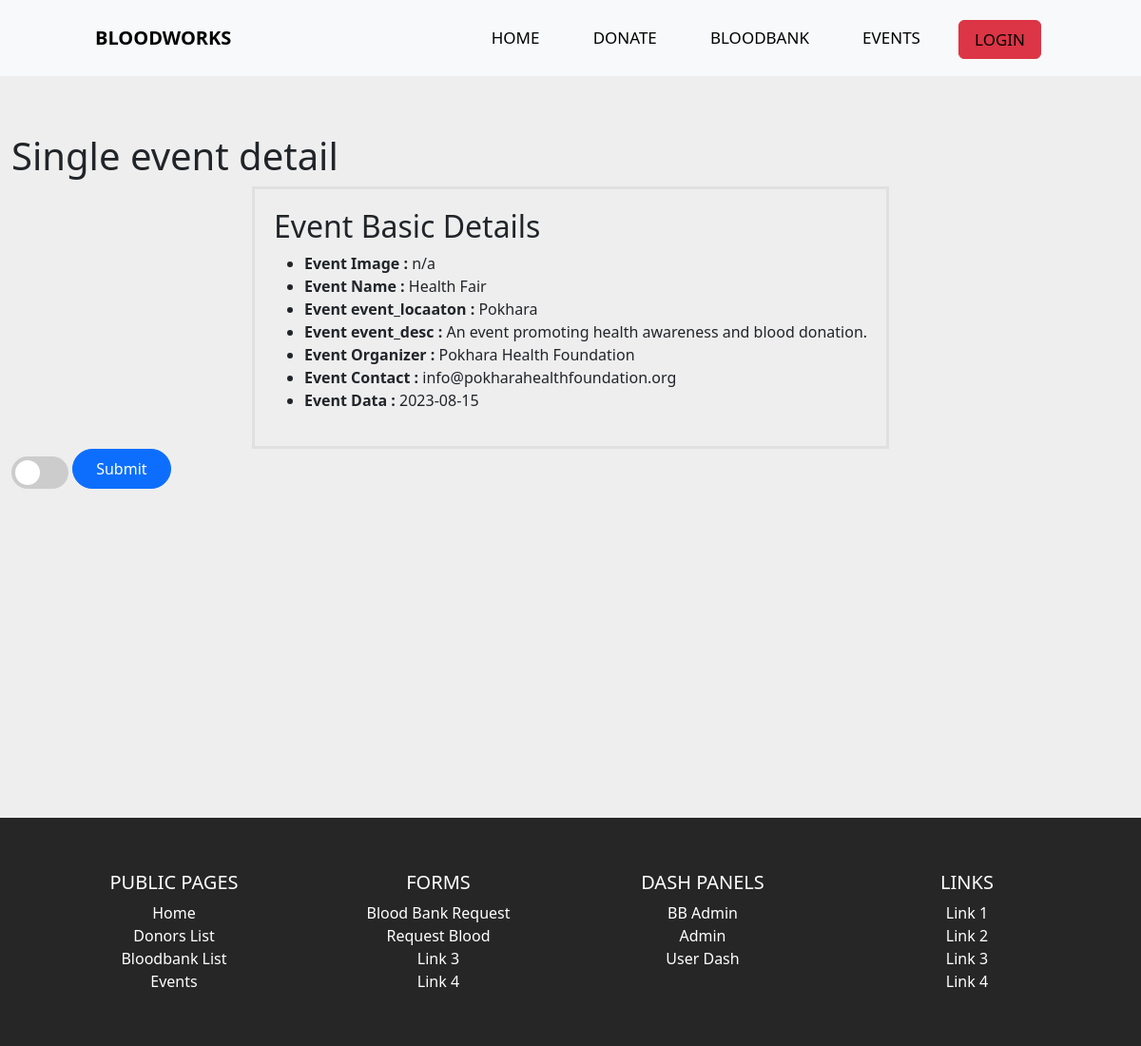
The page /event/19 on the database its author committed.
### tables this page shows
CREATE TABLE `event` (
  `event_id` int(11) NOT NULL,
  `bb_id` int(11) DEFAULT NULL,
  `event_name` varchar(50) DEFAULT NULL,
  `event_location` varchar(50) DEFAULT NULL,
  `event_desc` text DEFAULT NULL,
  `organizer` varchar(50) DEFAULT NULL,
  `contact_info` varchar(255) DEFAULT NULL,
  `event_date` date DEFAULT NULL
);

### controllers/Event.php (called while the page is built, shortened)
<?php
class Event
{
    public function index($a = "", $b = "", $c = "")
    {
        $event_id=$a;
        $uid = getLoggedinUser('userid');
        $eventDetails = $this->eventDetails($event_id);
        $checkin = $this->isCheckIn($event_id, $uid);
        $data = [
            "isCheckIn" => $checkin,
            "eventData" => $eventDetails,
        ];
        $this->view("event", $data);
    }
    public function isCheckIn($event_id, $uid)
    {
        $isCheckIn = new Model;
        $isCheckIn->table = "event_participants";
        $isCheckIn->order_column = "participation_id";
        $data = [
            "event_id" => $event_id,
            "user_id" => $uid,
        ];
        $isCheckIn = $isCheckIn->where($data);
        if (empty($isCheckIn)) {
            return false;
        } else {
            return true;
        }
    }
    public function eventDetails($event_id){
        $eventDetails = new Model;
        $eventDetails->table = "event";
        $eventDetails->order_column = "event_id";
        $data = [
            "event_id" => $event_id
        ];
        $eventDetails = $eventDetails->where($data);
        return $eventDetails;
    }
}

### includes/app.php (called while the page is built, shortened)
<?php
class App
{
    private $method = "index";
    public function splitURL()
    {
        $URL = $_GET['url'] ?? 'home';
        $URL = explode("/", trim($URL, "/"));
        return $URL;
    }
    public function loadController()
    {
        $URL = $this->splitURL();
        if($URL[0] == "dash"){
            if ($URL[0] == "dash" && !isset($URL[1])) {
                $filename = "controllers/Dash"  . ".php";
            } elseif ($URL[0] == "dash" && isset($URL[1])) {
                $filename = "controllers/" . $URL[0] . $URL[1] . ".php";
            }
        }
        elseif ($URL[0] == "admin"  ) {
            if ($URL[0] == "admin" && !isset($URL[1])) {
                $filename = "controllers/Admin"  . ".php";
            } elseif ($URL[0] == "admin" && isset($URL[1])) {
                $filename = "controllers/" . $URL[0] . $URL[1] . ".php";
            }
        }
        elseif ($URL[0] == "bbadmin"  ) {
            if ($URL[0] == "bbadmin" && !isset($URL[1])) {
                $filename = "controllers/bbadmin"  . ".php";
            } elseif ($URL[0] == "bbadmin" && isset($URL[1])) {
                $filename = "controllers/" . $URL[0] . $URL[1] . ".php";
            }
        }
        else{
            $filename = "controllers/" .$URL[0] . ".php";
        }
        if (file_exists($filename)) {
            unset($URL[0]);
        } else {
            $filename = "controllers/_404.php";
            require $filename;
            $this->controller = "_404";
        }
        $controller = new $this->controller;
        $URL = $URL ? array_values($URL) : [];
        call_user_func_array([$controller, $this->method], $URL);
    }
}

### index.php (called while the page is built, shortened)
<?php
$app = new App;
$app->loadController();
?>

### includes/database.php (called while the page is built, shortened)
<?php
trait Database
{
    public function connect()
    {
        $string = "mysql:hostname=" . DBHOST . ";dbname=" . DBNAME;
        $con = new PDO($string, DBUSER, DBPASS);
        return $con;
    }
    public function query($query, $data = [])
    {
        $con = $this->connect();
        $stm = $con->prepare($query);
        $check = $stm->execute($data);
        if ($check) {
            $result = $stm->fetchAll(PDO::FETCH_OBJ);
            if (is_array($result) && count($result)) {
                return $result;
            }
        }
        return false;
    }
}

### includes/models.php (called while the page is built, shortened)
<?php
class Model
{
    public $table = "users";
    protected $limit = '100';
    protected $offset = 0;
    protected $order_type = "desc";
    public $order_column = "id";
    public function where($data, $data_not = [])
    {
        $keys = array_keys($data);
        $query = "select * from $this->table where ";
        foreach ($keys as $key) {
            $query .= $key . " = :" . $key . " && ";
        }
        $query = trim($query, " && ");
        $query .= " order by $this->order_column $this->order_type limit $this->limit offset $this->offset";
        $data = array_merge($data, $data_not);
        return $this->query($query, $data);
    }
}

### views/event.views.php (the view, shortened to what this page needs)
<?php include "header.php"; ?>
<main style="margin-top: 5%;" class="container-xxl top-gap">
    <h1>Single event detail</h1>
    <?php if (empty($eventData)) {
        echo "No Event available";
    } else {
        $eventData = $eventData[0];
    ?>
        <div class="main-test-box">
            <div class="testbox">
                <h2>Event Basic Details</h2>
                <ul>
                    <li><strong>Event Image :</strong> n/a</li>
                    <li><strong>Event Name :</strong> <?= $eventData->event_name ?></li>
                    <li><strong>Event event_locaaton : </strong><?= $eventData->event_location ?></li>
                    <li><strong>Event event_desc :</strong> <?= $eventData->event_desc ?></li>
                    <li><strong>Event Organizer : </strong><?= $eventData->organizer ?></li>
                    <li><strong>Event Contact : </strong><?= $eventData->contact_info ?></li>
                    <li><strong>Event Data : </strong><?= $eventData->event_date ?></li>
                </ul>
            </div>
        </div>
        <?php
        if ($isCheckIn != "1") { ?>
            <form method="POST" action="<?= $eventData->event_id ?>">
                <label class="switch">
                    <span class="slider round"></span>
                </label>
                <input class="btn btn-primary" type="submit" name="eventCheckIn-btn" value="Submit">
            </form>
        <?php } else {
            echo "You have already checked in {print here button}";
        } ?>
    <?php
    }
    ?>
</main>
<?php include "footer.php"; ?>

### assets/css/style.css (style rules this page uses)
* { margin: 0; padding: 0; box-sizing: border-box; }
body { background: #eeeeee; }
main { min-height: 100vh; }
.btn { padding: 0.5em 1.5em; border-radius: 2em; }
.top-gap { padding-top: 80px; }
.main-test-box { display: flex; flex-wrap: wrap; justify-content: space-around; }
.testbox { padding: 20px; width: fit-content; border: 3px solid #e0e0e0; }
.switch { position: relative; display: inline-block; width: 60px; height: 34px; }
.slider { position: absolute; cursor: pointer; top: 0; left: 0; right: 0; bottom: 0; background-color: #ccc; -webkit-transition: .4s; transition: .4s; }
.slider:before { position: absolute; content: ""; height: 26px; width: 26px; left: 4px; bottom: 4px; background-color: white; -webkit-transition: .4s; transition: .4s; }
.slider.round { border-radius: 34px; }
.slider.round:before { border-radius: 50%; }

### rows shown on the page
event: event_name "Health Fair", event_location "Pokhara", event_desc "An event promoting health awareness and blood donation.", organizer "Pokhara Health Foundation", contact_info "info@pokharahealthfoundation.org", event_date "2023-08-15"
